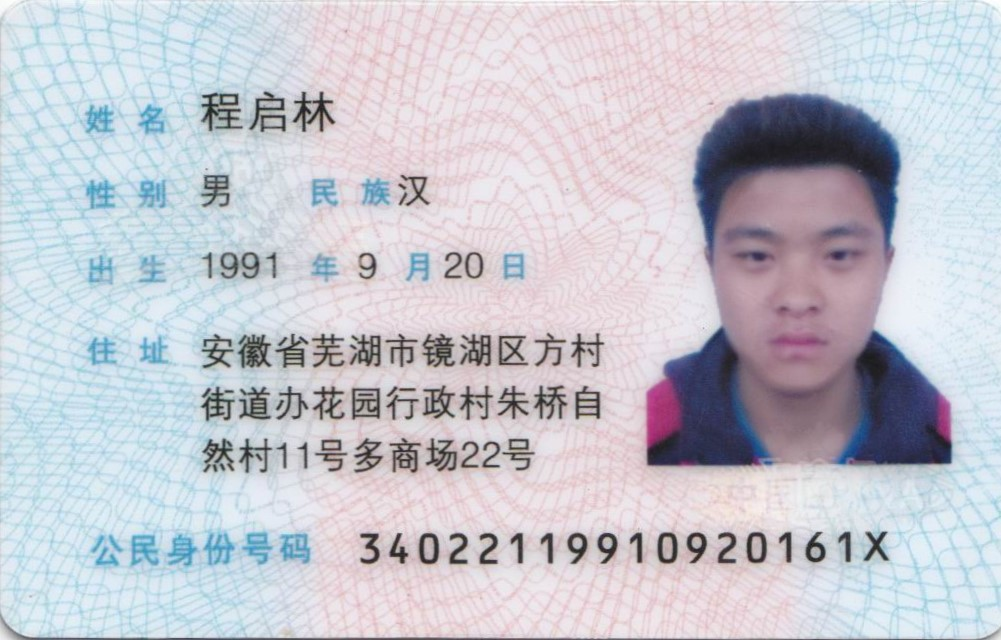
#> input picture ocr/img/IDCard006.jpg, 1001 x 640 px
$ jupyter execute --allow-errors ocr_test_brightness_and_contrast_2.ipynb   (shell and % lines are left out)
#> lines starting #> are read from the running program, lines starting #| are printed output that depends on the picture; after the words box and inside, x2 and y2 are one past the last pixel; in counts of white or black regions, pixels touching at a corner belong together
[cell 1]
import cv2
import numpy as np
import matplotlib.pyplot as plt
import pytesseract
import math

[cell 2]
# [5 lines of commented-out code are left out]
img_s=cv2.imread("img/IDCard006.jpg")
#> img_s is the input picture: shape (640, 1001, 3); mean B, G, R 206.9, 197.8, 197.2
img_s=cv2.cvtColor(img_s, cv2.COLOR_BGR2RGB)
plt.imshow(img_s)

[cell 3]
img_rs=cv2.resize(img_s,(214*5, 135*5),interpolation=cv2.INTER_AREA )
plt.imshow(img_rs)

[cell 4]
# img_hsv=cv2.cvtColor(img_rs,cv2.COLOR_RGB2HSV)

[cell 5]
# img_hsv[:,:,2]+=50

[cell 6]
# img_rgb=cv2.cvtColor(img_hsv,cv2.COLOR_HSV2RGB)

[cell 7]
# plt.imshow(img_rgb)

[cell 8]
region=img_rs[400:550,50:180]

[cell 9]
def cal_avg_brightness(img):
    img_c=img*[0.3,0.59,0.11]
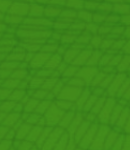
#> img_c: shape (150, 130, 3) float64; mean R, G, B 61.3, 133.7, 26.2
    avg=img_c.sum(axis=2).mean()
#> avg = 221.2
    return math.ceil(avg)

[cell 10]
std_brightness=200

[cell 11]
dev=std_brightness-cal_avg_brightness(region)
#> dev = -22
print(dev)
#| -22

[cell 12]
def adjust_brightness(img,dev):
#> called with dev = -22
    r_dev=math.ceil(0.3*dev)
#> r_dev = -6
    g_dev=math.ceil(0.59*dev)
#> g_dev = -12
    b_dev=math.ceil(0.11*dev)
#> b_dev = -2
    res = np.uint8(np.clip((1.0 * img_rs + [r_dev,g_dev,b_dev]), 0, 255))
    return res

[cell 13]
img_ab=adjust_brightness(img_rs,dev)
plt.imshow(img_ab)

[cell 14]
img_g=cv2.cvtColor(img_ab,cv2.COLOR_RGB2GRAY)
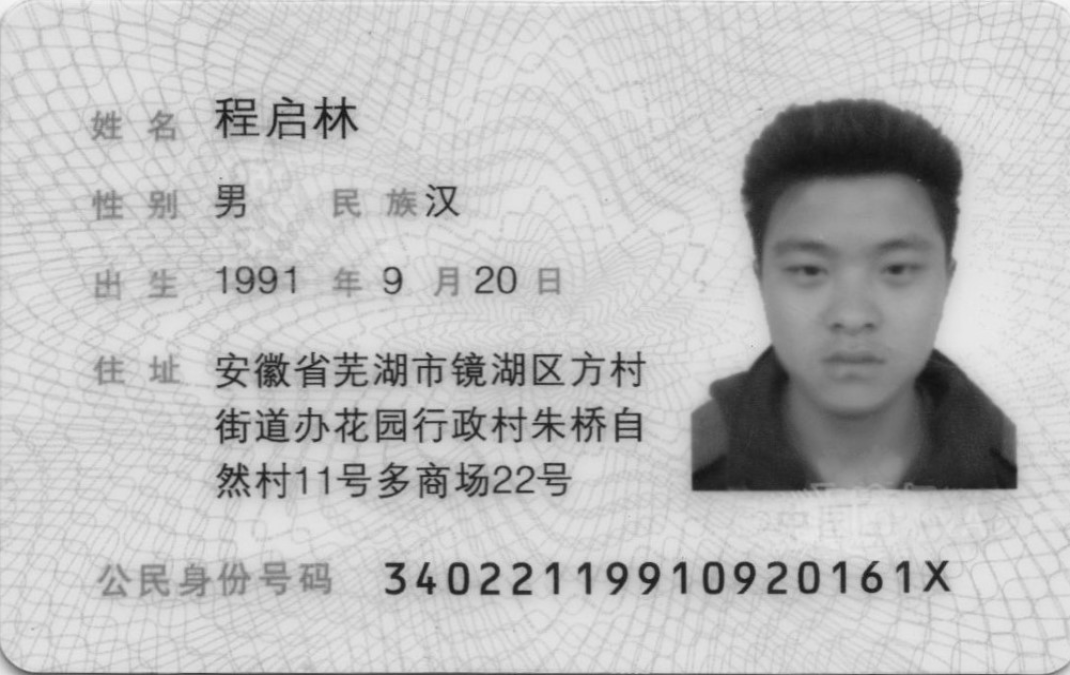
#> img_g: shape (675, 1070); min 16, max 246, mean 189.5
plt.imshow(img_g)

[cell 15]
###########识别图片文本信息信息
def text_recognize(gray,top,bottom,left,right,bin_threshold=90,lang="eng",config=""):
#> called with top = 75, bottom = 130, left = 180, right = 400, bin_threshold = 90, lang = 'chi_sim', config = ''
    gray_copy=gray.copy()
    region=gray_copy[top:bottom,left:right]
#> region: shape (55, 220)
    cv2.normalize(region,region, alpha=0, beta=255, norm_type=cv2.NORM_MINMAX)
    ret,region_bin=cv2.threshold(region,bin_threshold,255,cv2.THRESH_BINARY)
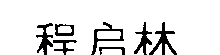
#> region_bin: shape (55, 220); 89.1% white; 7 black regions, largest, box (x1, y1, x2, y2) and area: (149, 22, 177, 55) 286, (91, 22, 124, 55) 240, (36, 23, 53, 55) 237
#> ret = 90
    plt.imshow(region_bin)
    code = pytesseract.image_to_string(region_bin,lang,config)
    return code.replace("\n","").strip()

#> (a cell that did not finish here is left out)

#> (a cell that did not finish here is left out)

#> in text_recognize (call 2), `ret,region_bin=cv2.threshold(region,bin_threshold,255,cv2.THRESH_BINARY)`: region_bin: shape (40, 50); 83.5% white; 1 black region, box (x1, y1, x2, y2) and area: (16, 15, 45, 40) 331
card_sex

#> (a cell that did not finish here is left out)

#> in text_recognize (call 3), `ret,region_bin=cv2.threshold(region,bin_threshold,255,cv2.THRESH_BINARY)`: region_bin: shape (40, 70); 92.6% white; black in thin lines or dots, all inside (x1, y1, x2, y2) = (17, 15, 46, 40)
card_nation

#> (a cell that did not finish here is left out)

#> call 4 of text_recognize, with top = 540, bottom = 610, left = 350, right = 970, bin_threshold = 90, lang = 'eng', config = '-psm 8'
#> in text_recognize (call 4), `ret,region_bin=cv2.threshold(region,bin_threshold,255,cv2.THRESH_BINARY)`:
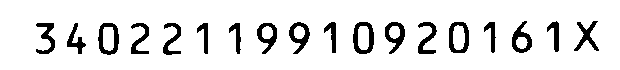
#> region_bin: shape (70, 620); 89.7% white; 18 black regions, largest, box (x1, y1, x2, y2) and area: (353, 22, 374, 54) 334, (98, 23, 119, 55) 321, (449, 22, 469, 53) 310
card_id

#> (a cell that did not finish here is left out)

#> in text_recognize (call 5), `region=gray_copy[top:bottom,left:right]`:
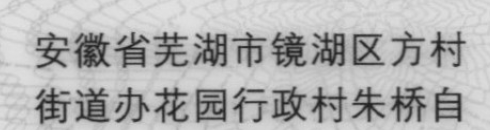
#> region: shape (130, 490); min 28, max 227, mean 176.6
#> in text_recognize (call 5), `cv2.normalize(region,region, alpha=0, beta=255, norm_type=cv2.NORM_MIN..`:
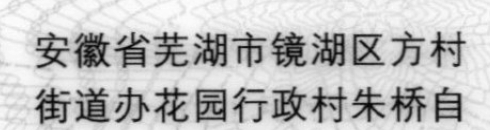
#> region: shape (130, 490); min 0, max 255, mean 190.4
#> in text_recognize (call 5), `ret,region_bin=cv2.threshold(region,bin_threshold,255,cv2.THRESH_BINARY)`:
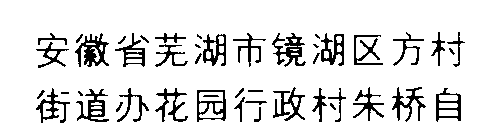
#> region_bin: shape (130, 490); 88.1% white; black in thin lines or dots, all inside (x1, y1, x2, y2) = (36, 32, 465, 123)
card_addr

#> (a cell that did not finish here is left out)

#> in text_recognize (call 6), `ret,region_bin=cv2.threshold(region,bin_threshold,255,cv2.THRESH_BINARY)`: region_bin: shape (50, 110); 91.8% white; black in thin lines or dots, all inside (x1, y1, x2, y2) = (31, 17, 104, 43)
card_year

#> (a cell that did not finish here is left out)

#> in text_recognize (call 7), `ret,region_bin=cv2.threshold(region,bin_threshold,255,cv2.THRESH_BINARY)`: region_bin: shape (50, 60); 94.6% white; black in thin lines or dots, all inside (x1, y1, x2, y2) = (25, 17, 42, 44)
card_month

#> (a cell that did not finish here is left out)

#> in text_recognize (call 8), `cv2.normalize(region,region, alpha=0, beta=255, norm_type=cv2.NORM_MIN..`:
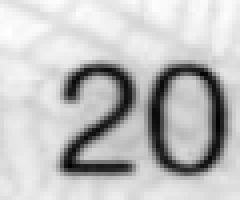
#> region: shape (50, 60) (shown 4 times larger); min 0, max 255, mean 191.9
#> in text_recognize (call 8), `ret,region_bin=cv2.threshold(region,bin_threshold,255,cv2.THRESH_BINARY)`:
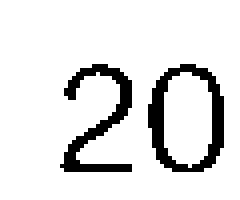
#> region_bin: shape (50, 60) (shown 4 times larger); 88.5% white; black in thin lines or dots, all inside (x1, y1, x2, y2) = (15, 16, 56, 43)
card_day

[cell 24]
card_photo=img_rs[90:500,650:1020]
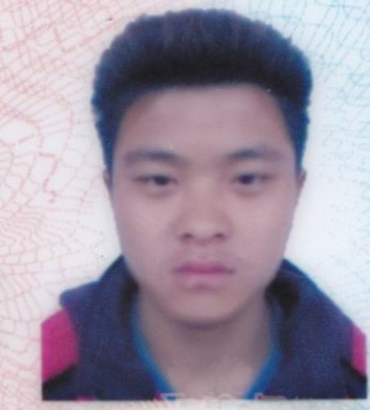
#> card_photo: shape (410, 370, 3); mean R, G, B 157.2, 147.5, 163.7
plt.imshow(card_photo)

$ run again, with ocr/img/IDCard001.png saved as ocr/img/IDCard006.jpg
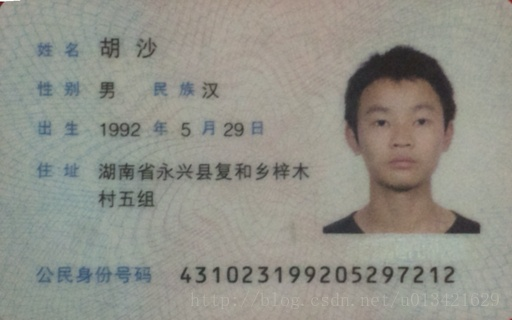
#> input picture ocr/img/IDCard001.png, 512 x 320 px
#> img_s is the input picture: shape (320, 512, 3); mean B, G, R 137.1, 145.4, 145.7
#> avg = 149.6
#> dev = 50
#| 50
#> r_dev = 15
#> g_dev = 30
#> b_dev = 6
#> in text_recognize, `ret,region_bin=cv2.threshold(region,bin_threshold,255,cv2.THRESH_BINARY)`:
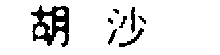
#> region_bin: shape (55, 220); 90.3% white; 8 black regions, largest, box (x1, y1, x2, y2) and area: (31, 5, 69, 47) 812, (119, 28, 144, 47) 115, (131, 7, 135, 33) 89
#> ret = 90
#> region_bin: shape (40, 50); 70.2% white; 1 black region, box (x1, y1, x2, y2) and area: (9, 3, 38, 37) 595
#> region_bin: shape (40, 70); 91.6% white; 6 black regions (5 under 20 px), largest, box (x1, y1, x2, y2) and area: (23, 7, 43, 36) 190
#> region_bin: shape (70, 620); 87% white; 18 black regions, largest, box (x1, y1, x2, y2) and area: (352, 23, 375, 57) 417, (124, 23, 147, 57) 416, (254, 23, 277, 57) 372
#> region_bin: shape (130, 490); 91.5% white; 32 black regions (12 under 20 px), largest, box (x1, y1, x2, y2) and area: (271, 24, 302, 59) 566, (108, 83, 141, 116) 560, (69, 25, 98, 59) 558
#> region_bin: shape (50, 110); 87.8% white; 5 black regions (1 under 20 px), largest, box (x1, y1, x2, y2) and area: (60, 10, 80, 37) 226, (38, 10, 59, 37) 211, (84, 10, 102, 37) 154, (22, 11, 29, 35) 75
#> region_bin: shape (50, 60); 92.8% white; 1 black region, box (x1, y1, x2, y2) and area: (20, 9, 37, 37) 217
#> region_bin: shape (50, 60); 88.2% white; 3 black regions (1 under 20 px), largest, box (x1, y1, x2, y2) and area: (31, 10, 50, 37) 195, (8, 10, 27, 37) 152
#> `card_photo=img_rs[90:500,650:1020]`:
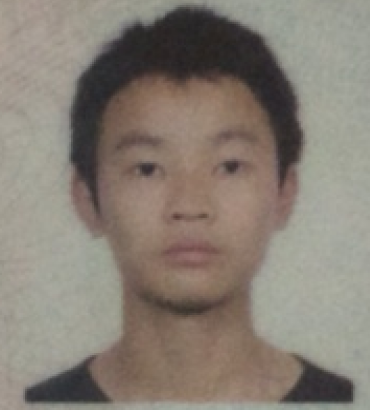
#> card_photo: shape (410, 370, 3); mean R, G, B 135.4, 126.7, 116.7
